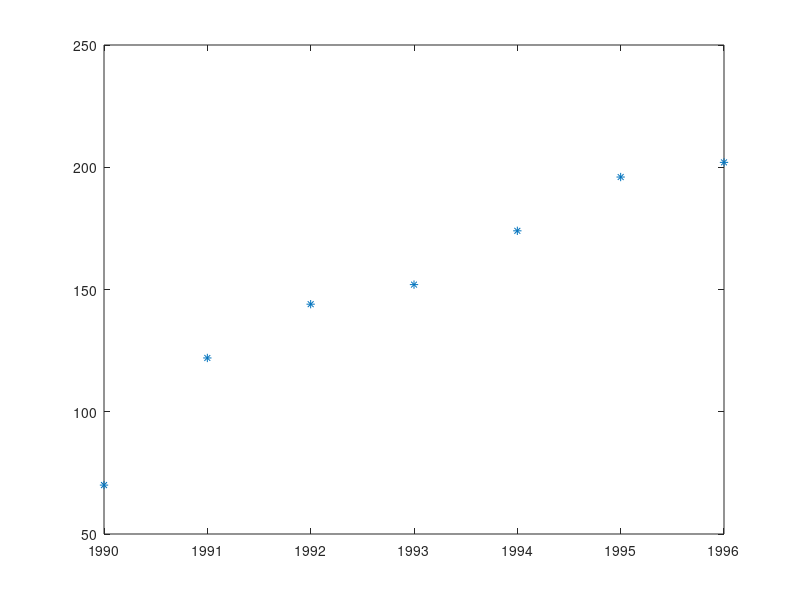

The MATLAB source for this figure:
%作已知数据的的散点图
x0=[1990 1991 1992 1993 1994 1995 1996];
y0=[70 122 144 152 174 196 202];
plot(x0,y0,'*')
%发现该乡镇企业的年生产利润几乎直线上升。
% 因此，我们可以用 y=a1x+a0作为拟合函数来预测
% 该乡镇企业未来的年利润。编写程序如下：
x0=[1990 1991 1992 1993 1994 1995 1996];
y0=[70 122 144 152 174 196 202];
a=polyfit(x0,y0,1)
y97=polyval(a,1997)
y98=polyval(a,1998)
